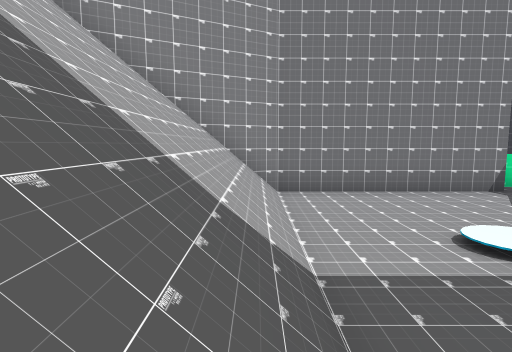
[1] (above)

13 first-person views from a walk through a 3-D level made in the Unity game engine. The camera is 1.3 m above the floor, tilts 6° down and sees 80° across. Doors are open. The floor is counted in squares, 2 m on a side. Each view is taken from the middle of a square. On the plan, view 1 faces up. The plan holds only what a view shows up to about 10 squares ahead; the rest is blank. The place goes on beyond the plan. The player is left out. Some animated figures are not drawn.

[2]
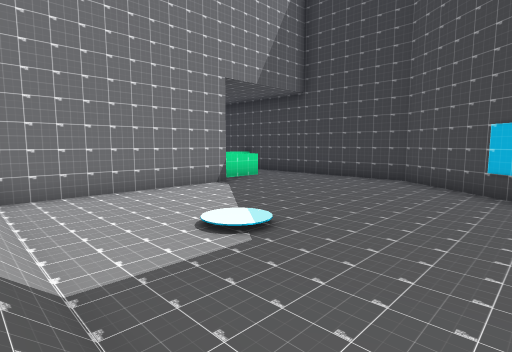

[3]
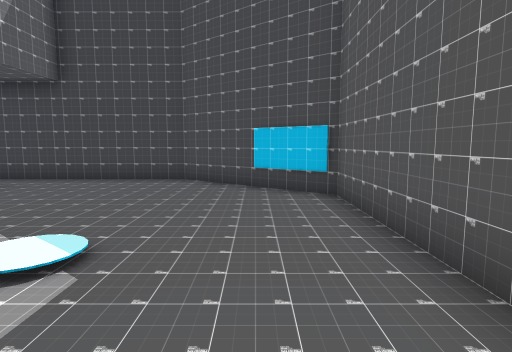

[4]
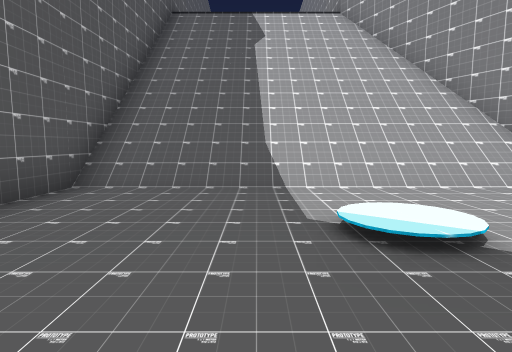

[5]
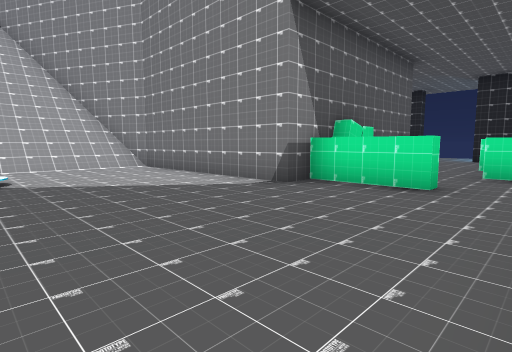

[6]
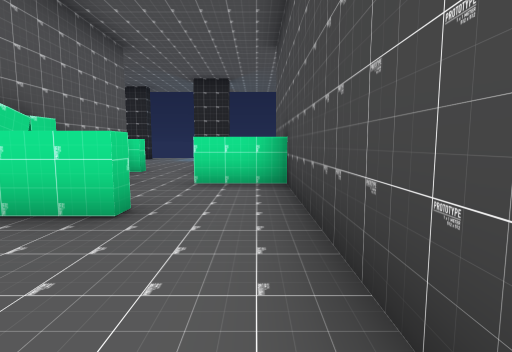

[7]
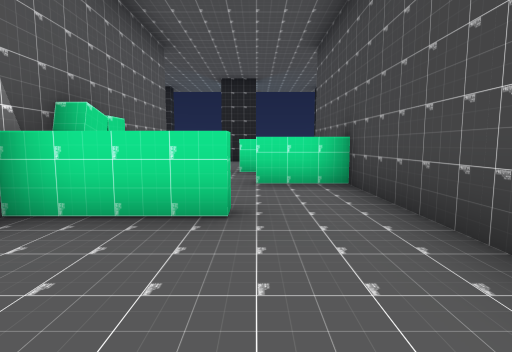

[8]
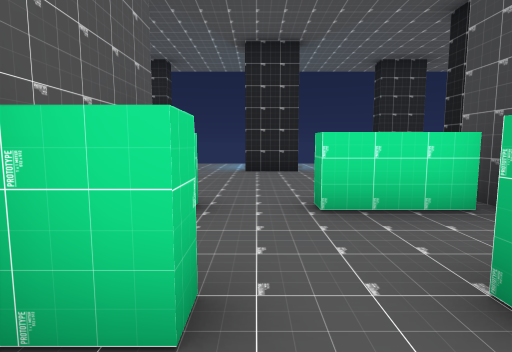

[9]
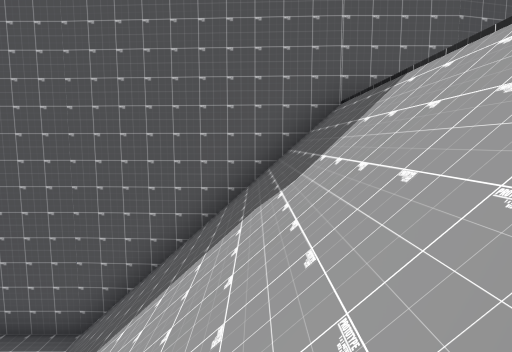

[10]
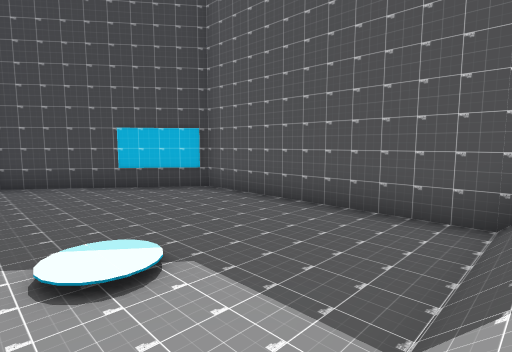

[11]
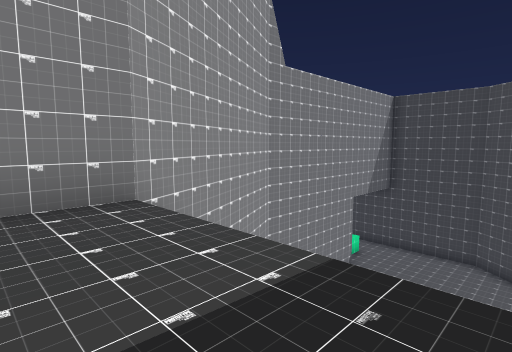

[12]
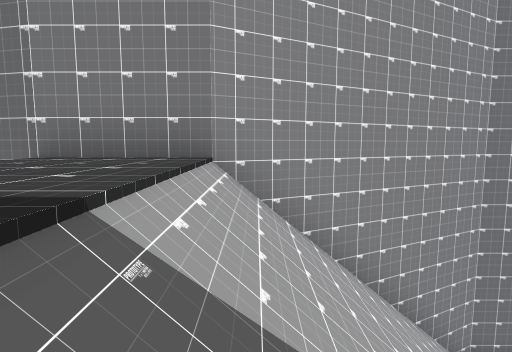

[13]
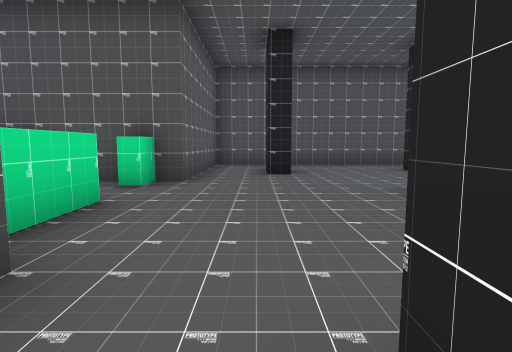

### Floor plan
Key: @ floor where view 1 was taken; # wall or solid block; . main floor; : floor 9.25 m higher than the main floor; / step, stairs or slope; ^ raised ledge.
Columns run from 7 left of view 1 to 11 right of it. Each row starts with its distance up from view 1.
 18         #..#..
 17         #.....#.
 16         #.......
 15         #..#......#
 14         #..........
 13         #.........
 12         #####^.^^#
 11             #....#
 10              ^.^^#
  9              #...#
  8              ^^..#
  7      ########....#
  6     ##//.........#
  5 ####////.........#
  4  :://///.........#
  3  :://///.//......#
  2  :://///........##
  1  :://///.......##
  0    ////@......##
 -1  ##############

Positions as (right, up) in squares from view 1, and headings:
1: (0, 0), facing up
2: (0, 0), facing up-right
3: (0, 1), facing right
4: (5, 2), facing left
5: (9, 3), facing up-left
6: (9, 5), facing up
7: (8, 5), facing up
8: (7, 9), facing up
9: (-3, 5), facing down
10: (0, 4), facing down-right
11: (-6, 1), facing up-right
12: (-4, 1), facing up
13: (11, 14), facing left
